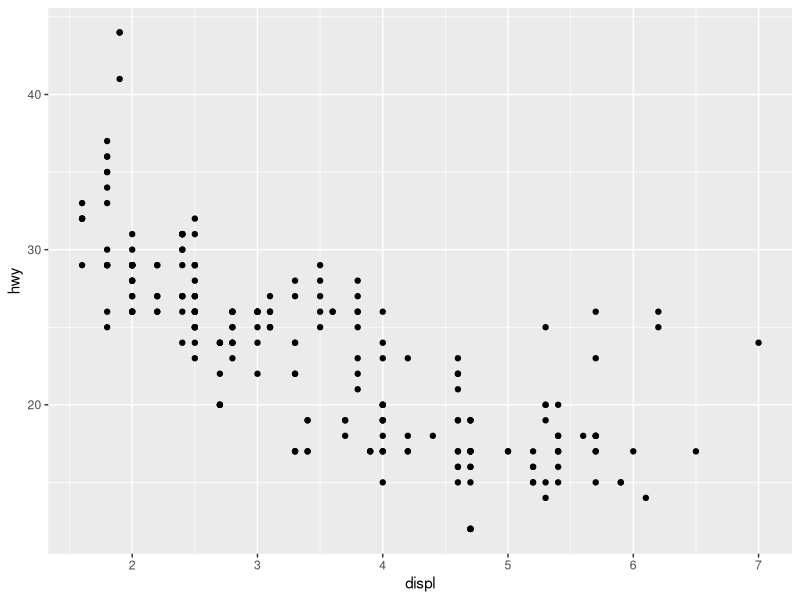
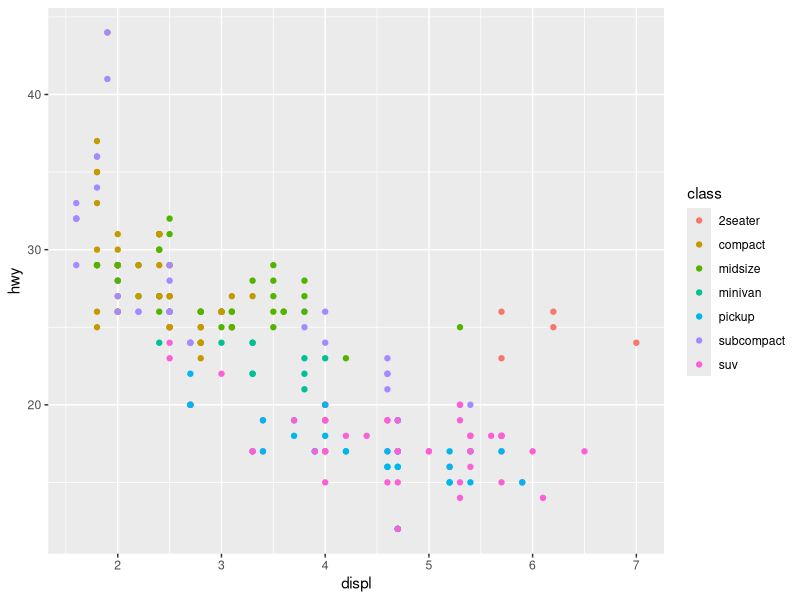
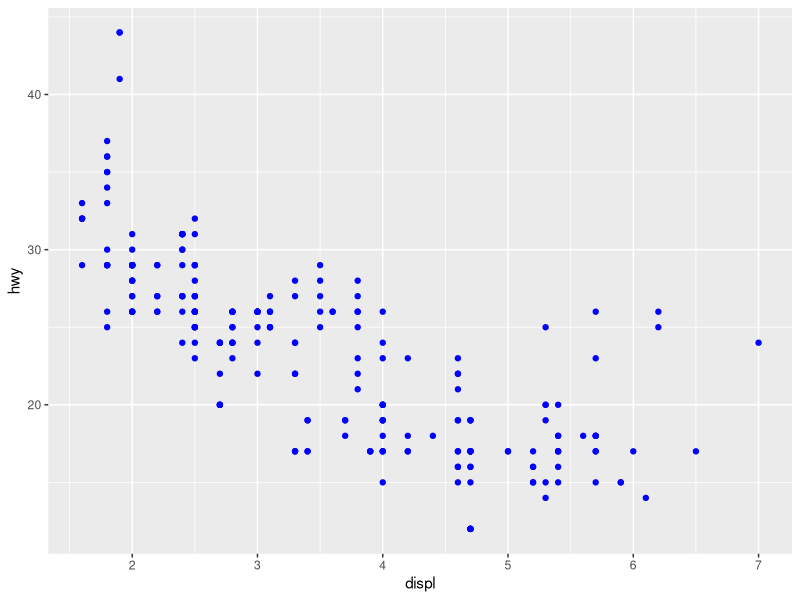
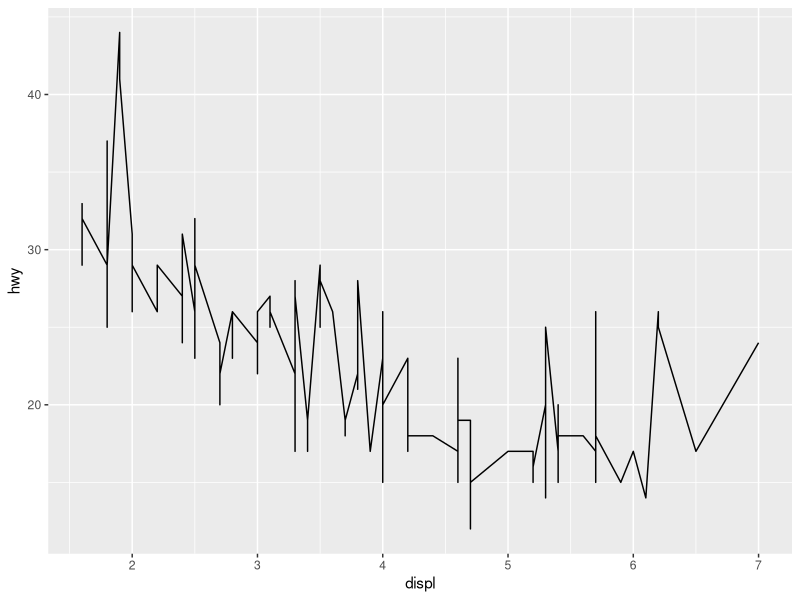
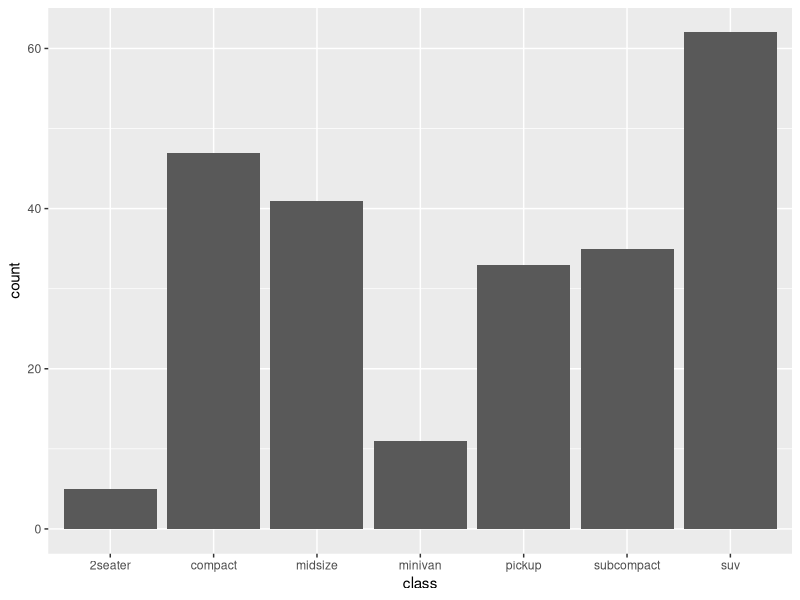
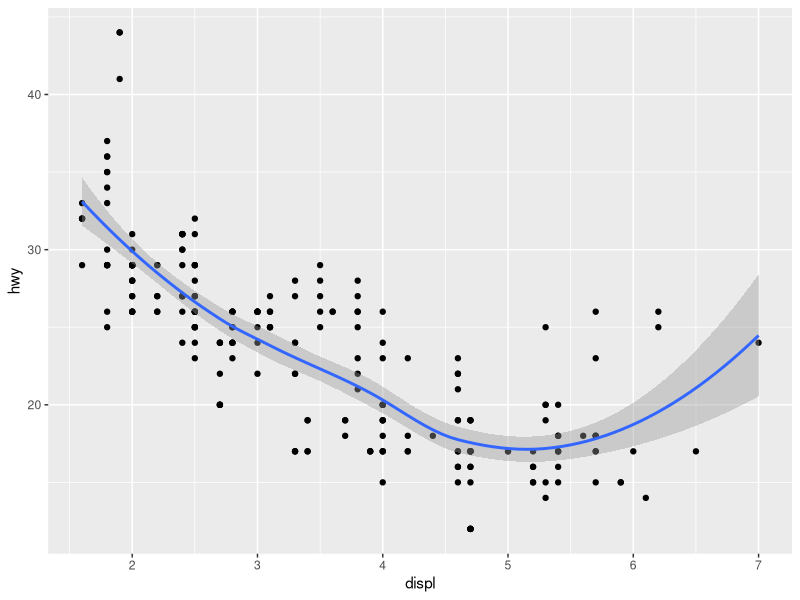
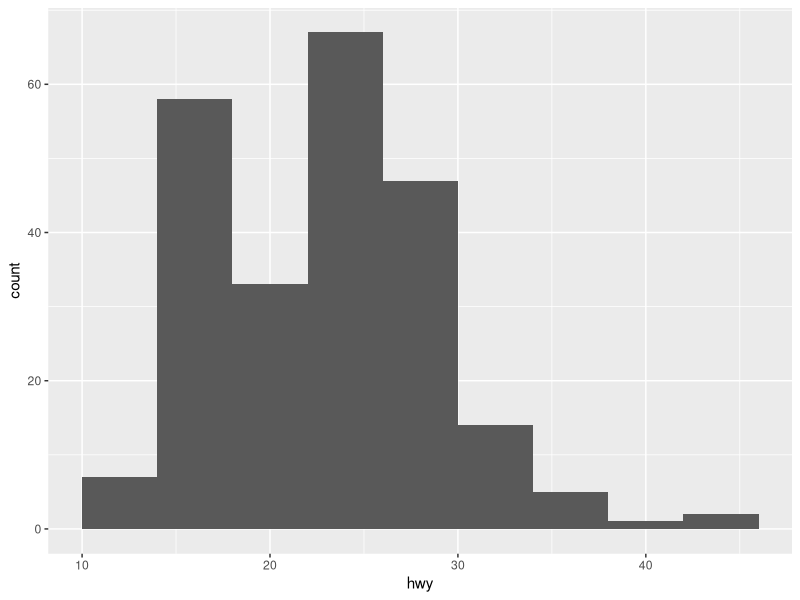
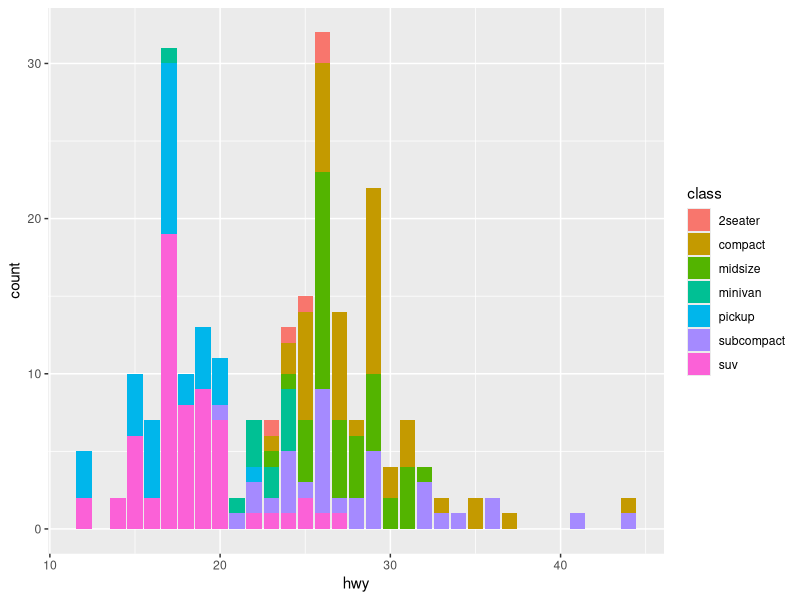

These charts were generated, in order, by the following R code:
## ---- chunk 1
knitr::opts_chunk$set(echo = TRUE, message = FALSE)
knitr::opts_chunk$set(fig.path='img/ggplot2/', fig.width=6, fig.asp=0.618)
library("ggplot2")
library("dplyr")
## ---- chunk 2
# plot the `mpg` data set, with highway milage on the x axis and
# engine displacement (power) on the y axis:
ggplot(data = mpg) +
  geom_point(mapping = aes(x = displ, y = hwy))
## ---- chunk 3
# color the data by car type
ggplot(data = mpg) +
  geom_point(mapping = aes(x = displ, y = hwy, color = class))
## ---- chunk 4
ggplot(data = mpg) +                         # note where parentheses are closed
  geom_point(mapping = aes(x = displ, y = hwy), color = "blue")  # blue points!
## ---- chunk 5
# line chart of milage by engine power
ggplot(data = mpg) +
  geom_line(mapping = aes(x = displ, y = hwy))

# bar chart of car type
ggplot(data = mpg) +
  geom_bar(mapping = aes(x = class))  # no y mapping needed!
## ---- chunk 6
# plot with both points and smoothed line
ggplot(data = mpg) +
  geom_point(mapping = aes(x = displ, y = hwy)) +
  geom_smooth(mapping = aes(x = displ, y = hwy))
## ---- chunk 7
# generate a "binned" (grouped) display of highway milage
ggplot(data = mpg) +
  stat_bin(aes(x=hwy, color=hwy), binwidth=4)  # binned into groups of 4 units
## ---- chunk 8
# bar chart of milage, colored by engine type
ggplot(data = mpg) +
  geom_bar(mapping = aes(x = hwy, fill=class))  # fill color, not outline color
## ---- chunk 9
# a filled bar chart (fill the vertical height)
ggplot(data = mpg) +
  geom_bar(mapping = aes(x = hwy, fill=drv), position="fill")

# a dodged bar chart (values next to each other)
# (not great dodging demos in this data set)
ggplot(data = mpg) +
  geom_bar(mapping = aes(x = hwy, fill=drv), position="dodge")
## ---- chunk 10
# subset data by class
suv = mpg %>% filter(class == "suv")  # suvs
compact = mpg %>% filter(class == "compact")  # compact cars

# scales
x_scale <- scale_x_continuous(limits = range(mpg$displ))
y_scale <- scale_y_continuous(limits = range(mpg$hwy))
col_scale <- scale_colour_discrete(limits = unique(mpg$drv))

ggplot(data = suv) +
  geom_point(mapping = aes(x = displ, y = hwy, color = drv)) +
  x_scale + y_scale + col_scale

ggplot(data = compact) +
  geom_point(mapping = aes(x = displ, y = hwy, color = drv)) +
  x_scale + y_scale + col_scale
## ---- chunk 11
ggplot(data = mpg) +
  geom_point(mapping = aes(x = displ, y = hwy, color = class), size=4) +
  scale_color_brewer(palette = "Set3")
## ---- chunk 12
# a plot with facets based on vehicle type.
# similar to what we did with `suv` and `compact`!
ggplot(data = mpg) +
  geom_point(mapping = aes(x = displ, y = hwy)) +
  facet_wrap(~class)
## ---- chunk 13
ggplot(data = mpg) +
  geom_point(mapping = aes(x = displ, y = hwy, color = class)) +
  labs(title = "Fuel Efficiency by Engine Power, 1999-2008",  # plot title
       x = "Engine power (litres displacement)",  # x-axis label (with units!)
       y = "Fuel Efficiency (miles per gallon)",  # y-axis label (with units!)
       color = "Car Type")  # legend label for the "color" property
## ---- chunk 14
# a data table of each car that has best efficiency of its type
best_in_class <- mpg %>%
  group_by(class) %>%
  filter(row_number(desc(hwy)) == 1)

ggplot(data = mpg, mapping = aes(x = displ, y = hwy)) +  # same mapping for all geoms
  geom_point(mapping = aes(color = class)) +
  geom_label(data = best_in_class, mapping = aes(label = model), alpha = 0.5)
